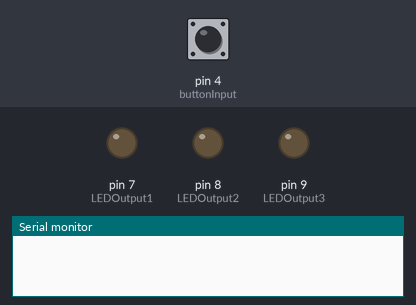
The sketch below on a simulated Arduino Uno, built with avr-gcc and run on an emulated ATmega328P. On the bench: output pins drawn as LEDs (lit = HIGH), the last lines printed to the serial monitor. The inputs (shaded band) are chosen by the test bench; at power-on: pin 4 (buttonInput) LOW.

Above: at 1.2 s.
1.3 s: pin 4 (buttonInput) pulled HIGH for 0.15 s
At 4.1 s:
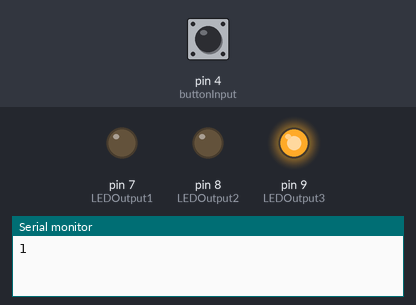
4.4 s: pin 4 (buttonInput) pulled HIGH for 1 s
At 6.9 s:
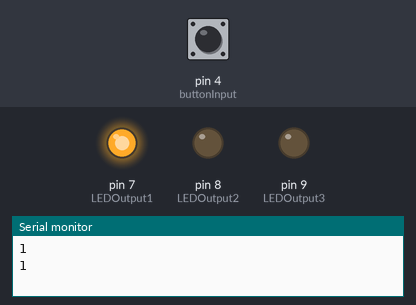
7.9 s: pin 4 (buttonInput) pulled HIGH for 0.15 s
At 10.7 s:
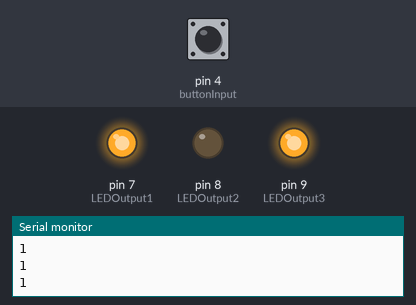
11.0 s: pin 4 (buttonInput) pulled HIGH for 3.2 s
At 14.3 s:
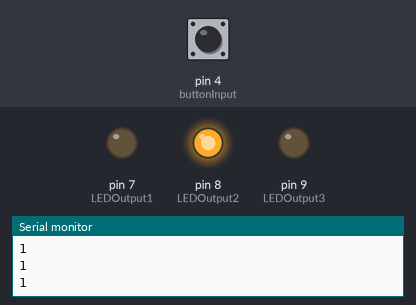
16.5 s: pin 4 (buttonInput) pulled HIGH for 0.15 s
At 19.3 s:
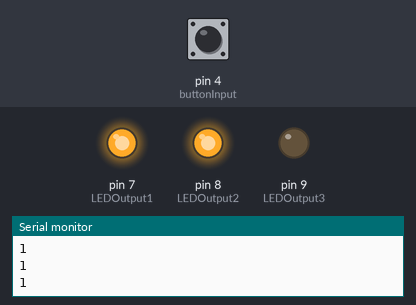
19.6 s: pin 4 (buttonInput) pulled HIGH for 1 s
At 22.0 s:
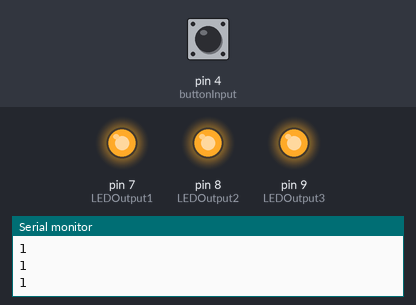
Timing chart, 0 to 23.5 s (numbered marks = the images above; inputs shaded):
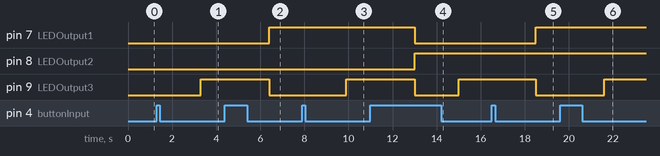

Measured:
- after the input at 1.3 s, pin 9 (LEDOutput3): LOW → HIGH after 2.0 s
- after the input at 4.4 s, pin 7 (LEDOutput1): LOW → HIGH after 2.0 s; pin 9 (LEDOutput3): HIGH → LOW after 2.0 s
- after the input at 7.9 s, pin 9 (LEDOutput3): LOW → HIGH after 2.0 s
- after the input at 11.0 s, pin 7 (LEDOutput1): HIGH → LOW after 2.0 s; pin 8 (LEDOutput2): LOW → HIGH after 2.0 s; pin 9 (LEDOutput3): HIGH → LOW after 2.0 s, → HIGH 2.0 s later
- after the input at 16.5 s, pin 7 (LEDOutput1): LOW → HIGH after 2.0 s; pin 9 (LEDOutput3): HIGH → LOW after 2.0 s
- after the input at 19.6 s, pin 9 (LEDOutput3): LOW → HIGH after 2.0 s

The sketch:

assignment3_a.ino
```cpp
//declare necessary variables
int buttonInput = 4, LEDOutput1 = 7, LEDOutput2 = 8, LEDOutput3 = 9;
long int counter=0;

void setup() {
  // put your setup code here, to run once:
  pinMode(buttonInput,INPUT);
  pinMode(LEDOutput1,OUTPUT);
  pinMode(LEDOutput2,OUTPUT);
  pinMode(LEDOutput3,OUTPUT);
  Serial.begin(9600);
}

void loop() {
  // put your main code here, to run repeatedly:
  int buttonState=digitalRead(buttonInput);
  if(buttonState==HIGH){
    delay(2000);
    counter++;
    Serial.println("1");
  }
  if(counter%LEDOutput2==0)
  {
     digitalWrite(LEDOutput1,LOW);
     digitalWrite(LEDOutput2,LOW);
     digitalWrite(LEDOutput3,LOW);
  }
  if(counter%LEDOutput2==1)
  {
     digitalWrite(LEDOutput2,LOW);
     digitalWrite(LEDOutput1,LOW);
     digitalWrite(LEDOutput3,HIGH);
  }
  if(counter%LEDOutput2==2)
  {
     digitalWrite(LEDOutput3,LOW);
     digitalWrite(LEDOutput1,HIGH);
     digitalWrite(LEDOutput2,LOW);
  }
  if(counter%LEDOutput2==3)
  {
     digitalWrite(LEDOutput2,LOW);
     digitalWrite(LEDOutput3,HIGH);
     digitalWrite(LEDOutput1,HIGH);
  }
  if(counter%LEDOutput2==4)
  {
     digitalWrite(LEDOutput2,HIGH);
     digitalWrite(LEDOutput3,LOW);
     digitalWrite(LEDOutput1,LOW);
  }
  if(counter%LEDOutput2==5)
  {
     digitalWrite(LEDOutput2,HIGH);
     digitalWrite(LEDOutput1,LOW);
     digitalWrite(LEDOutput3,HIGH);
  }
  if(counter%LEDOutput2==6)
  {
     digitalWrite(LEDOutput2,HIGH);
     digitalWrite(LEDOutput1,HIGH);
     digitalWrite(LEDOutput3,LOW);
  }
  if(counter%LEDOutput2==7)
  {
     digitalWrite(LEDOutput3,HIGH);
     digitalWrite(LEDOutput2,HIGH);
     digitalWrite(LEDOutput1,HIGH);
  }
}
```
